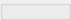
  <widget class="QGroupBox" name="add_panel">
   <property name="geometry">
    <rect>
     <x>770</x>
     <y>120</y>
     <width>71</width>
     <height>20</height>
    </rect>
   </property>
   <property name="title">
    <string/>
   </property>
   <widget class="QRadioButton" name="radioButton_a_peeradviser">
    <property name="geometry">
     <rect>
      <x>170</x>
      <y>190</y>
      <width>91</width>
      <height>17</height>
     </rect>
    </property>
    <property name="text">
     <string>Peer Adviser</string>
    </property>
   </widget>
   <widget class="QRadioButton" name="radioButton_a_admin">
    <property name="geometry">
     <rect>
      <x>170</x>
      <y>220</y>
      <width>91</width>
      <height>17</height>
     </rect>
    </property>
    <property name="text">
     <string>Admin</string>
    </property>
   </widget>
   <widget class="QPushButton" name="pushButton_a_register">
    <property name="enabled">
     <bool>true</bool>
    </property>
    <property name="geometry">
     <rect>
      <x>350</x>
      <y>180</y>
      <width>71</width>
      <height>41</height>
     </rect>
    </property>
    <property name="text">
     <string>Register</string>
    </property>
   </widget>
   <widget class="QRadioButton" name="radioButton_a_advisee">
    <property name="geometry">
     <rect>
      <x>170</x>
      <y>160</y>
      <width>91</width>
      <height>17</height>
     </rect>
    </property>
    <property name="text">
     <string>Advisee</string>
    </property>
   </widget>
   <widget class="QLabel" name="xx_26">
    <property name="geometry">
     <rect>
      <x>170</x>
      <y>130</y>
      <width>241</width>
      <height>16</height>
     </rect>
    </property>
    <property name="text">
     <string>Choose a user type to register:</string>
    </property>
   </widget>
  </widget>
